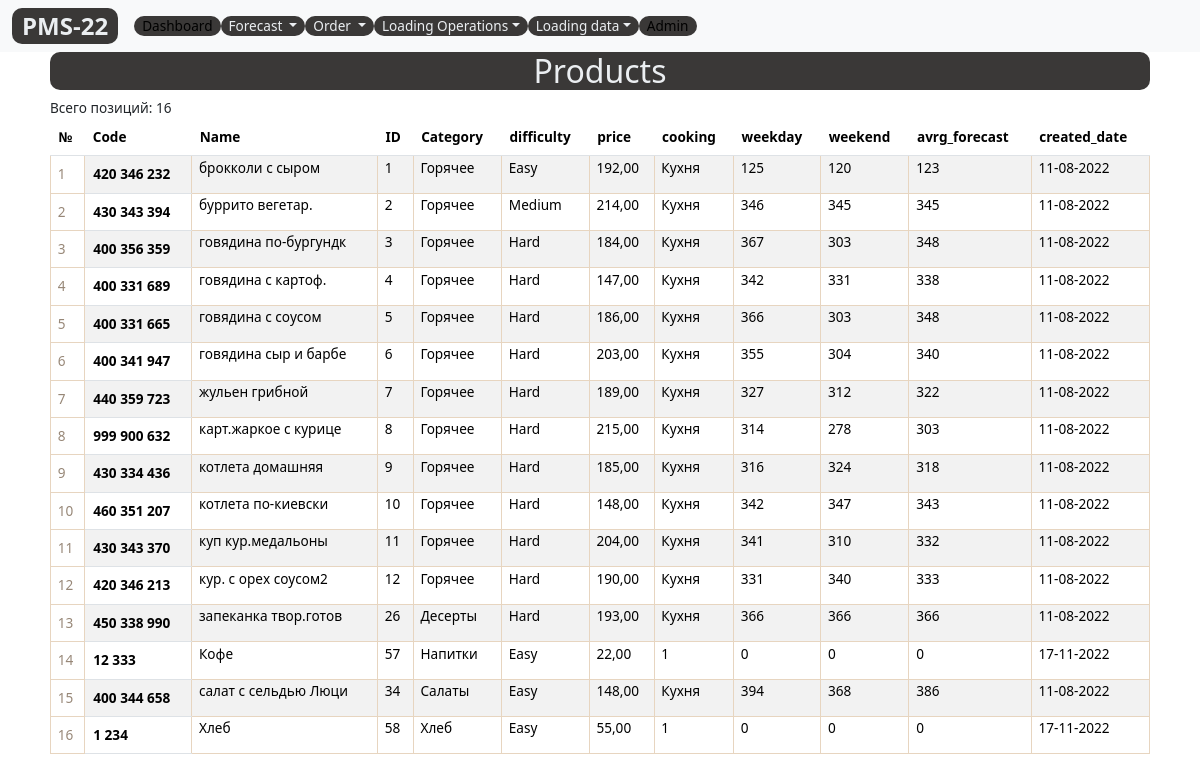
The page /products-list/ on the database as committed earlier.
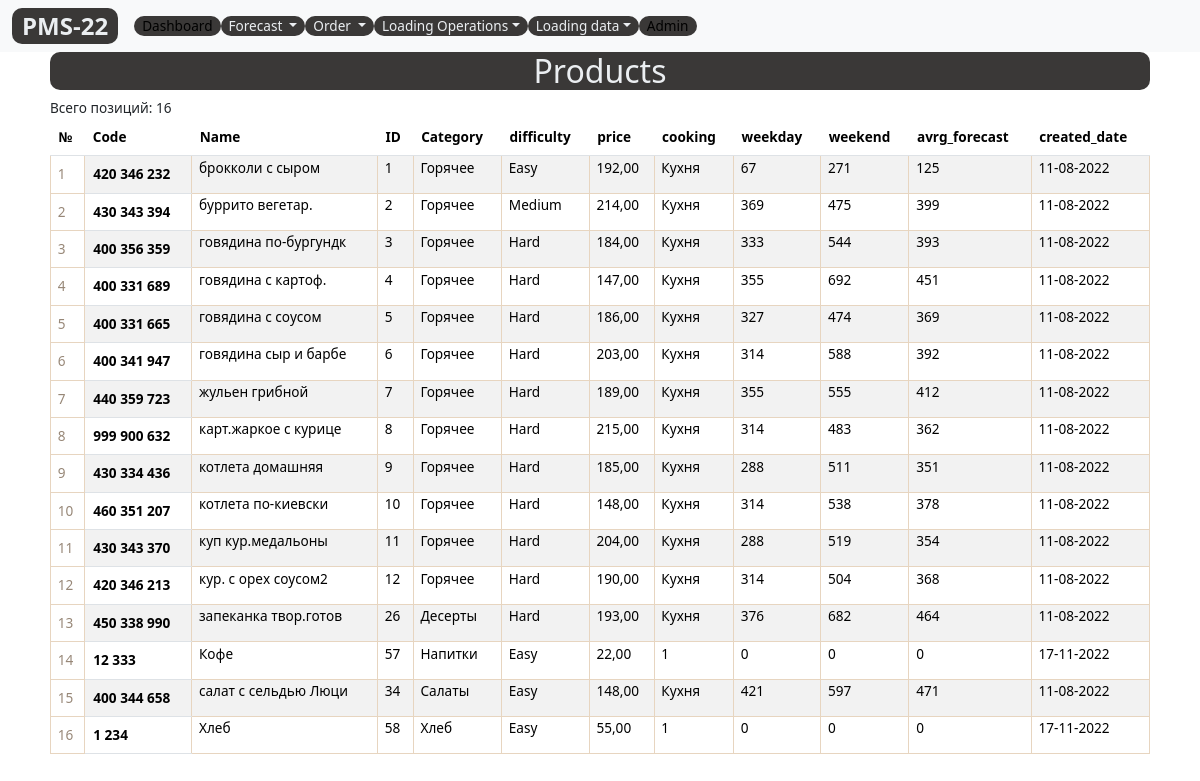
The same page on the database as committed later.
### register/models.py (models this page shows, shortened)
class Product(models.Model):
    DIFFICULTY_LEVELS = (
        ('Easy', 'Easy'),
        ('Medium', 'Medium'),
        ('Hard', 'Hard'),
    )
    code=models.DecimalField(max_digits=10, help_text="Не более 10 знаков", decimal_places=0, unique=True)
    name = models.CharField(max_length=200,help_text="Не более 200 знаков", db_index=True, verbose_name='Продукт')
    category = models.ForeignKey(Category, related_name='product', on_delete=models.CASCADE)
    ingredient = models.ManyToManyField(Item, through=RecipeIngredient)
    difficulty = models.CharField(choices=DIFFICULTY_LEVELS, max_length=10)
    price = models.DecimalField(max_digits=10,help_text="Не более 10 знаков", decimal_places=2)
    description = models.TextField(blank=True, null=True)
    cooking= models.TextField(blank=True, null = True)
    slug= models.SlugField(max_length=255, verbose_name='Url', unique=True)
    weekday_forecast=models.PositiveIntegerField(verbose_name='Будни', null = True)
    weekend_forecast=models.PositiveIntegerField(verbose_name='Выходные', null = True)
    avrg_forecast= models.PositiveIntegerField(editable=False, verbose_name='Суточные', default=1, null = True)
    holiday_forecast=models.PositiveIntegerField(verbose_name='Праздники', null = True)
    promotion_forecast=models.PositiveIntegerField(verbose_name='Промо', null = True)
    created_date= models.DateField(auto_now_add=True, verbose_name='Создан',null=True)
    updated_date = models.DateField(auto_now=True,  verbose_name='Изменен', null=True)
    class Meta:
        ordering = ['category', 'name']
        verbose_name = 'Продукт'
        verbose_name_plural = 'Продукты'

class Category(models.Model):
    code= models.CharField(max_length=5, help_text="Не более 5 цифр",  unique=True,verbose_name='Код')
    name = models.CharField(max_length=200, help_text="Не более 200 знаков", db_index=True, verbose_name='Категория')
    slug= models.SlugField(max_length=255, verbose_name='Url', unique=True)
    created_date= models.DateField(auto_now_add=True, verbose_name='Создан',null=True)
    updated_date = models.DateField(auto_now=True,  verbose_name='Изменен', null=True)
    class Meta:
        ordering = ['name']
        verbose_name = 'Категория продукта'
        verbose_name_plural = 'Категории продуктов'
    def __str__(self):
        return self.name

### register/views.py (the view)
# urls.py: path('products-list/', ProductListView.as_view(), name='products-list'),
class ProductListView(ListView):
    model = Product
    template_name = 'register/products/products.html'
    context_object_name = 'products'

### register/templates/register/products/products.html (shortened to what this page needs)
{% extends 'base_simple.html' %}
{% load static %}
{% block content %}
<div class="col-11 mx-auto">
  <h2 class="custom">Products</h2>
  Всего позиций: {{products.count}}
  <table class="table table-striped demotable">
    <thead style="position: sticky;
  top: -1px;
  z-index: 2;background: #9d9e9e;">
      <tr>
        <th scope="col">№</th>
        <th scope="col">Code</th>
        <th scope="col">Name</th>
        <th scope="col">ID</th>
        <th scope="col">Category</th>
        <th scope="col">difficulty</th>
        <th scope="col">price</th>
        <th scope="col">cooking</th>
        <th scope="col">weekday</th>
        <th scope="col">weekend</th>
        <th scope="col">avrg_forecast</th>
        <th scope="col">created_date</th>
      </tr>
    </thead>
    <tbody>
      {% for product in products%}
      <tr>
        <th scope="row">{{product.code}}</th>
        <td>{{product.name}}</td>
        <td>{{product.id}}</td>
        <td>{{product.category}}</td>
        <td>{{product.difficulty}}</td>
        <td>{{product.price}}</td>
        <td>{{product.cooking}}</td>
        <td>{{product.weekday_forecast}}</td>
        <td>{{product.weekend_forecast}}</td>
        <td>{{product.avrg_forecast}}</td>
        <td>{{product.created_date|date:'d-m-Y'}}</td>
      </tr>
      {% endfor %}
    </tbody>
  </table>
</div>
{% endblock %}

Rows that differ between the two databases and show on the page:
changed Product "брокколи с сыром": weekday_forecast "125" → "67"; weekend_forecast "120" → "271"; avrg_forecast "123" → "125"
changed Product "буррито вегетар.": weekday_forecast "346" → "369"; weekend_forecast "345" → "475"; avrg_forecast "345" → "399"
changed Product "говядина по-бургундк": weekday_forecast "367" → "333"; weekend_forecast "303" → "544"; avrg_forecast "348" → "393"
changed Product "говядина с картоф.": weekday_forecast "342" → "355"; weekend_forecast "331" → "692"; avrg_forecast "338" → "451"
changed Product "говядина с соусом": weekday_forecast "366" → "327"; weekend_forecast "303" → "474"; avrg_forecast "348" → "369"
changed Product "говядина сыр и барбе": weekday_forecast "355" → "314"; weekend_forecast "304" → "588"; avrg_forecast "340" → "392"
changed Product "жульен грибной": weekday_forecast "327" → "355"; weekend_forecast "312" → "555"; avrg_forecast "322" → "412"
changed Product "карт.жаркое с курице": weekend_forecast "278" → "483"; avrg_forecast "303" → "362"
changed Product "котлета домашняя": weekday_forecast "316" → "288"; weekend_forecast "324" → "511"; avrg_forecast "318" → "351"
changed Product "котлета по-киевски": weekday_forecast "342" → "314"; weekend_forecast "347" → "538"; avrg_forecast "343" → "378"
changed Product "куп кур.медальоны": weekday_forecast "341" → "288"; weekend_forecast "310" → "519"; avrg_forecast "332" → "354"
changed Product "кур. с орех соусом2": weekday_forecast "331" → "314"; weekend_forecast "340" → "504"; avrg_forecast "333" → "368"
changed Product "запеканка твор.готов": weekday_forecast "366" → "376"; weekend_forecast "366" → "682"; avrg_forecast "366" → "464"
changed Product "салат с сельдью Люци": weekday_forecast "394" → "421"; weekend_forecast "368" → "597"; avrg_forecast "386" → "471"
